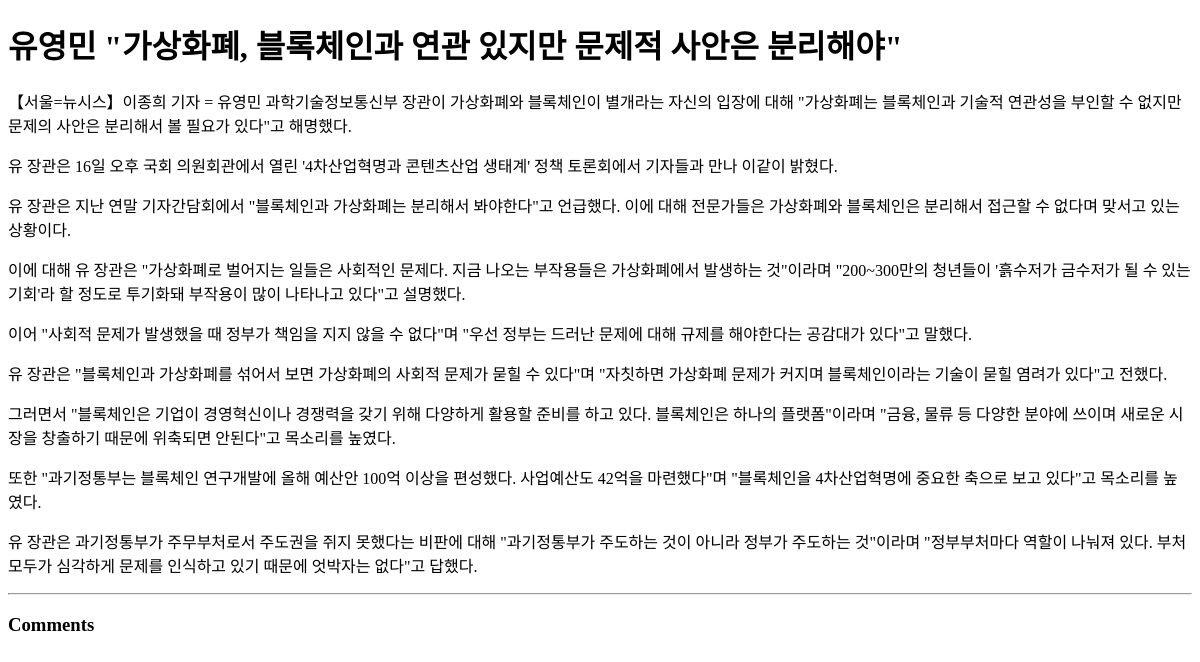
Before: /blog/1/ with the older database file.
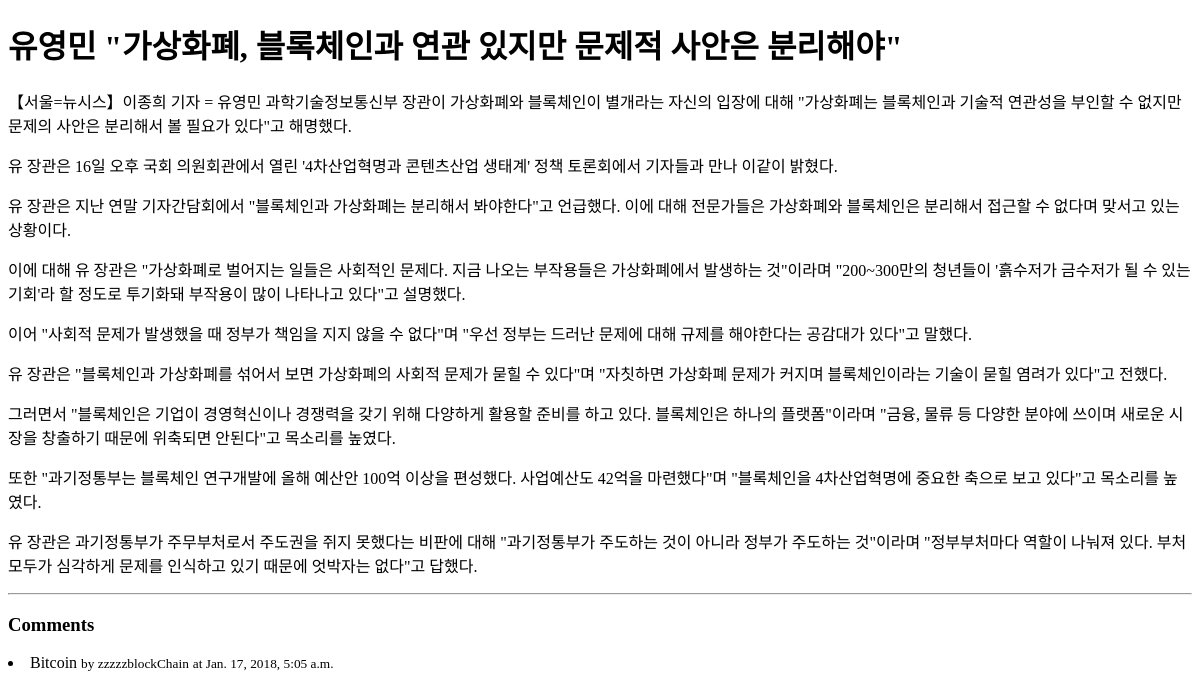
After: the same page with the newer database file.
### blog/models.py (models this page shows, shortened)
class Post(models.Model):
    STATUS_CHOICES = (
        ('d','Draft'),
        ('p','Published'),
        ('w','Withdrawn'),
    )
    author = models.CharField(max_length=100)
    title = models.CharField(max_length=100, verbose_name='제목')
    content = models.TextField() #길이 제한 X
    tags = models.CharField(max_length=100, blank=False)
    lnglat = models.CharField(max_length=50, blank=True,
                              validators=[lnglat_validator],
                            help_text='위도, 경도 포맷으로 입력')
    status = models.CharField(max_length=1, choices=STATUS_CHOICES)
    created_at = models.DateTimeField(auto_now_add=True) #처음 저장될 때 저장
    updated_at = models.DateTimeField(auto_now=True) #갱신 될 때마다 저장
    class Meta:
        ordering = ['-id']

class Comment(models.Model):
    post = models.ForeignKey(Post)
    author = models.CharField(max_length=20)
    message = models.TextField()
    created_at = models.DateTimeField(auto_now_add=True)
    updated_at = models.DateTimeField(auto_now=True)

### blog/views.py (the view)
# urls.py: url(r'^(?P<id>\d+)/$', views.post_detail),
def post_detail(request, id):
    post = get_object_or_404(Post, id=id) # try-except와 동일 - 이게 더 훨씬 간편
    return render(request, 'blog/post_detail.html',{
        'post' : post,
    })

### blog/templates/blog/post_detail.html (shortened to what this page needs)
<!DOCTYPE html>
<html lang="en">
<head>
</head>
<body>
    <h1>{{post.title}}</h1>
    {{post.content | linebreaks}}
    <hr/>
    <h3>Comments</h3>
    {% for comment in post.comment_set.all %}
        <li>
        {{comment.message}}
        <small>by {{comment.author}}</small>
        <small>at {{comment.updated_at}}</small>
        </li>
    {% endfor %}
</body>
</html>

Changed rows visible on the page:
added Comment: message "Bitcoin", author "zzzzzblockChain", updated_at "Jan. 17, 2018, 5:05 a.m."
